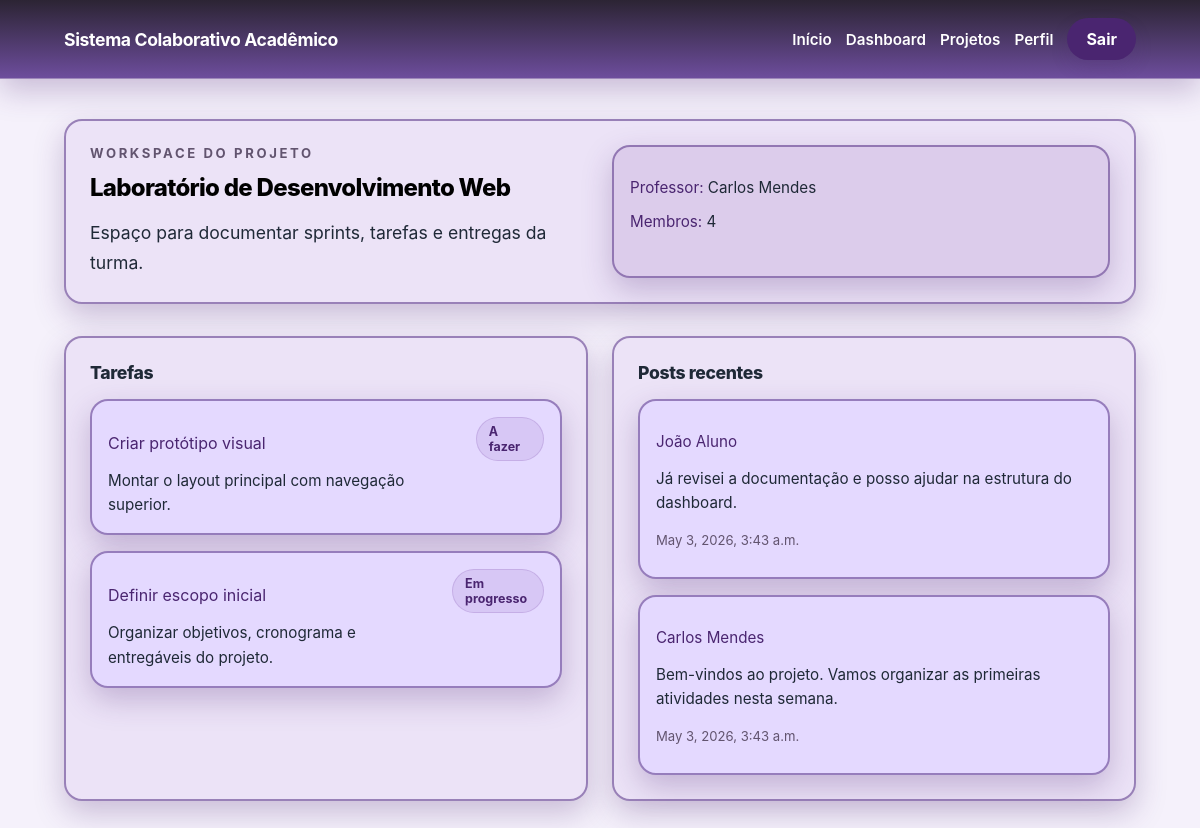
/projects/2/ (signed in), run on the app's committed database.
### main/models.py (models this page shows, shortened)
class Project(models.Model):
    title = models.CharField(max_length=180)
    description = models.TextField()
    lead_professor = models.ForeignKey(
        settings.AUTH_USER_MODEL,
        on_delete=models.CASCADE,
        related_name='led_projects',
    )
    members = models.ManyToManyField(
        settings.AUTH_USER_MODEL,
        related_name='joined_projects',
        blank=True,
    )
    created_at = models.DateTimeField(auto_now_add=True)
    updated_at = models.DateTimeField(auto_now=True)
    class Meta:
        ordering = ['title']

class Task(models.Model):
    class Status(models.TextChoices):
        TODO = 'A fazer', 'A fazer'
        DOING = 'Em progresso', 'Em progresso'
        DONE = 'Feito', 'Feito'
    project = models.ForeignKey(Project, on_delete=models.CASCADE, related_name='tasks')
    title = models.CharField(max_length=180)
    description = models.TextField(blank=True)
    assignee = models.ForeignKey(
        settings.AUTH_USER_MODEL,
        on_delete=models.SET_NULL,
        related_name='assigned_tasks',
        null=True,
        blank=True,
    )
    created_by = models.ForeignKey(
        settings.AUTH_USER_MODEL,
        on_delete=models.CASCADE,
        related_name='created_tasks',
    )
    status = models.CharField(max_length=20, choices=Status.choices, default=Status.TODO)
    due_date = models.DateField(null=True, blank=True)
    created_at = models.DateTimeField(auto_now_add=True)
    class Meta:
        ordering = ['status', '-created_at']

class Post(models.Model):
    project = models.ForeignKey(Project, on_delete=models.CASCADE, related_name='posts')
    author = models.ForeignKey(
        settings.AUTH_USER_MODEL,
        on_delete=models.CASCADE,
        related_name='posts',
    )
    body = models.TextField()
    created_at = models.DateTimeField(auto_now_add=True)
    class Meta:
        ordering = ['-created_at']

### main/views.py (the view)
# urls.py: path('projects/<int:pk>/', ProjectDetailView.as_view(), name='project-detail'),
class ProjectDetailView(LoginRequiredMixin, DetailView):
    model = Project
    template_name = 'core/project_detail.html'
    def get_queryset(self):
        user = self.request.user
        role = get_user_role(user)
        queryset = Project.objects.select_related('lead_professor').prefetch_related(
            'members',
            'tasks__assignee',
            'posts__author',
        )
        if role == 'Administrator':
            return queryset
        if role == 'Professor':
            return queryset.filter(Q(lead_professor=user) | Q(members=user)).distinct()
        return queryset.filter(members=user)

### main/utils.py (called while the page is built)
def get_user_role(user):
    if not user.is_authenticated:
        return 'Visitante'
    group_names = {group.name for group in user.groups.all()}
    for role in ROLE_NAMES:
        if role in group_names:
            return role
    if user.is_superuser:
        return 'Administrador'
    return 'Estudante'

### main/templates/core/project_detail.html (shortened to what this page needs)
{% extends 'base.html' %}
{% block content %}
<section class="panel">
    <div class="detail-grid">
        <div>
            <p class="section-eyebrow eyebrow">Workspace do projeto</p>
            <h1 class="title-lg mt-sm">{{ object.title }}</h1>
            <p class="copy lead-text width-wide mt-md">{{ object.description }}</p>
        </div>
        <div class="card-soft card-pad-4 copy-sm">
            <p><span class="summary-label">Professor:</span> {{ object.lead_professor.get_full_name|default:object.lead_professor.username }}</p>
            <p><span class="summary-label">Membros:</span> {{ object.members.count }}</p>
        </div>
    </div>
</section>
<section class="space-top detail-grid">
    <div class="panel">
        <h2 class="title-md">Tarefas</h2>
        <div class="layout-stack mt-md">
            {% for task in object.tasks.all %}
                <article class="card card-pad-4">
                    <div class="flex-between-top">
                        <div>
                            <p class="card-title">{{ task.title }}</p>
                            <p class="copy copy-sm mt-sm">{{ task.description }}</p>
                        </div>
                        <span class="pill">{{ task.get_status_display }}</span>
                    </div>
                </article>
            {% empty %}
                <p class="muted copy-sm">Sem tarefas cadastradas.</p>
            {% endfor %}
        </div>
    </div>
    <div class="panel">
        <h2 class="title-md">Posts recentes</h2>
        <div class="layout-stack mt-md">
            {% for post in object.posts.all %}
                <article class="card card-pad-4">
                    <p class="card-title copy-sm">{{ post.author.get_full_name|default:post.author.username }}</p>
                    <p class="copy copy-sm mt-md">{{ post.body }}</p>
                    <p class="muted copy-xs mt-md">{{ post.created_at }}</p>
                </article>
            {% empty %}
                <p class="muted copy-sm">Ainda não há posts nesta turma.</p>
            {% endfor %}
        </div>
    </div>
</section>
{% endblock %}

### templates/base.html (shortened to what this page needs)
<!DOCTYPE html>
<html lang="pt-BR">
<head>
    {% load static %}
    <link rel="stylesheet" href="{% static 'style.css' %}">
</head>
<body>
    <header class="page-header">
        <div class="page-header-inner">
            <a href="{% url 'landing' %}" class="brand">
                Sistema Colaborativo Acadêmico
            </a>
            <nav class="nav">
                <a class="nav-link" href="{% url 'landing' %}">Início</a>
                {% if user.is_authenticated %}
                    <a class="nav-link" href="{% url 'dashboard' %}">Dashboard</a>
                    <a class="nav-link" href="{% url 'project-list' %}">Projetos</a>
                    <a class="nav-link" href="{% url 'profile' %}">Perfil</a>
                    <a class="nav-button" href="{% url 'logout' %}">Sair</a>
                {% else %}
                    <a class="nav-button" href="{% url 'login' %}">Entrar</a>
                {% endif %}
            </nav>
        </div>
    </header>
    <main class="page-main">
        {% block content %}{% endblock %}
    </main>
</body>
</html>

### main/styles/style.css (style rules this page uses)
:root { --color-bg: #f5f1fb; --color-surface: #ece3f7; --color-surface-strong: #dccdf0; --color-card: #e4d9ff; --color-card-soft: #dccceb; --color-border: #5936888f; --color-text: #1f2937; --color-muted: #62546f; --color-primary: #4a2570; --color-primary-hover: #341a50; --color-accent: #7d4cab; --color-accent-soft: #eadcf8; --shadow-soft: 0 12px 30px rgba(74, 37, 112, 0.253); }
html { scroll-behavior: smooth; }
body { background: var(--color-bg); color: var(--color-text); font-family: Inter, ui-sans-serif, system-ui, -apple-system, BlinkMacSystemFont, "Segoe UI", sans-serif; margin: 0; }
a { color: inherit; text-decoration: none; }
.page-header { border-bottom: 1px solid var(--color-border); box-shadow: var(--shadow-soft); position: sticky; top: 0; z-index: 10; background-image: url('../../static/main/styles/images/landing-hero.jpg'); background-size: cover; background-position: center; background-attachment: fixed; overflow: hidden; }
.page-header::before { content: ''; position: absolute; top: 0; left: 0; right: 0; bottom: 0; background: linear-gradient(180deg, rgba(19, 11, 27, 0.89), rgba(75, 36, 133, 0.8)); z-index: 1; pointer-events: none; }
.page-header-inner, .page-main, .page-section, .page-grid, .page-stack, .page-actions, .page-header-content { box-sizing: border-box; }
.page-header-inner { position: relative; z-index: 2; display: flex; align-items: center; justify-content: space-between; gap: 24px; padding-top: 18px; padding-bottom: 18px; max-width: 1120px; margin: 0 auto; padding-left: 24px; padding-right: 24px; }
.page-main { max-width: 1120px; margin: 0 auto; padding-left: 24px; padding-right: 24px; }
.page-main { padding-top: 40px; padding-bottom: 40px; }
.brand { color: white; font-size: 1.1rem; font-weight: 700; letter-spacing: -0.02em; }
.nav { display: flex; align-items: center; gap: 14px; flex-wrap: wrap; }
.nav-link, .nav-button, .btn-primary, .btn-secondary, .card-link { transition: transform 0.15s ease, background-color 0.2s ease, box-shadow 0.2s ease, color 0.2s ease; }
.nav-link { color: white; font-size: 0.95rem; font-weight: 600; padding: 8px 0; }
.btn-primary, .btn-secondary, .nav-button { display: inline-flex; align-items: center; justify-content: center; border-radius: 9999px; border: 1px solid transparent; padding: 10px 18px; font-weight: 700; cursor: pointer; box-sizing: border-box; }
.btn-primary, .nav-button { background: var(--color-primary); color: #ffffff; box-shadow: 0 8px 18px rgba(74, 37, 112, 0.16); }
.hero-grid, .detail-grid, .profile-grid { display: grid; gap: 24px; }
.hero-grid, .detail-grid { grid-template-columns: repeat(2, minmax(0, 1fr)); }
.space-top { margin-top: 32px; }
.section-title, .headline, .card-title, .accent, .field-label, .summary-label { color: var(--color-primary); }
.title-lg { margin: 0; font-size: 1.5rem; font-weight: 800; letter-spacing: -0.03em; color: rgb(0, 0, 0); }
.title-md { margin: 0; font-size: 1.1rem; font-weight: 800; letter-spacing: -0.02em; }
.copy { margin: 0; line-height: 1.6; }
.copy-sm { font-size: 0.95rem; }
.copy-xs { font-size: 0.82rem; }
.section-eyebrow, .muted { color: var(--color-muted); }
.section-eyebrow { font-size: 0.82rem; font-weight: 700; letter-spacing: 0.2em; text-transform: uppercase; }
.eyebrow { margin: 0; }
.card, .card-soft, .panel, .form-card, .hero-panel { border: 2px solid var(--color-border); border-radius: 18px; box-shadow: var(--shadow-soft); box-sizing: border-box; }
.card { background: var(--color-card); }
.card-soft { background: var(--color-card-soft); }
.panel, .form-card, .hero-panel { background: var(--color-surface); }
.hero-panel, .panel, .form-card { padding: 24px; }
.card-pad-4 { padding: 16px; }
.pill { display: inline-flex; align-items: center; justify-content: center; padding: 6px 12px; border-radius: 9999px; background: rgba(125, 76, 171, 0.12); border: 1px solid rgba(125, 76, 171, 0.2); color: var(--color-primary); font-size: 0.78rem; font-weight: 700; }
.lead-text { font-size: 1.1rem; line-height: 1.7; }
.width-wide { max-width: 48rem; }
.mt-sm { margin-top: 12px; }
.mt-md { margin-top: 16px; }
.flex-between-top { display: flex; justify-content: space-between; align-items: flex-start; gap: 16px; }
.layout-stack { display: grid; gap: 16px; }

### data on the page
Project: title "Laboratório de Desenvolvimento Web", description "Espaço para documentar sprints, tarefas e entregas da turma.", lead_professor.get_full_name "Carlos Mendes", members.count "4"
Task: title "Criar protótipo visual", description "Montar o layout principal com navegação superior.", status "A fazer"
Task: title "Definir escopo inicial", description "Organizar objetivos, cronograma e entregáveis do projeto.", status "Em progresso"
Post: author.get_full_name "João Aluno", body "Já revisei a documentação e posso ajudar na estrutura do dashboard.", created_at "May 3, 2026, 3:43 a.m."
Post: author.get_full_name "Carlos Mendes", body "Bem-vindos ao projeto. Vamos organizar as primeiras atividades nesta semana.", created_at "May 3, 2026, 3:43 a.m."
